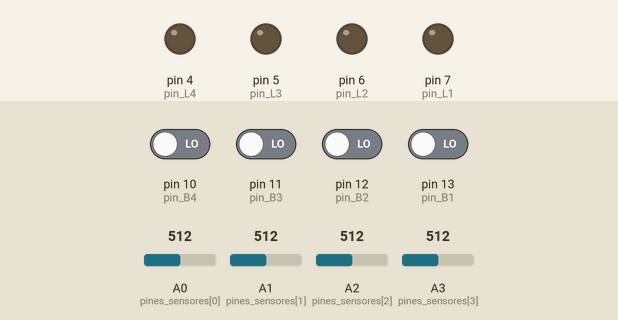
Simulated run of this sketch. Board: Arduino Uno, built with avr-gcc and run on an emulated ATmega328P. Parts: output pins drawn as LEDs (lit = HIGH). The test bench sets the inputs (shaded band); at power-on: pin 10 (pin_B4), pin 11 (pin_B3), pin 12 (pin_B2), pin 13 (pin_B1) LOW, A0 (pines_sensores[0]) = 512, A1 (pines_sensores[1]) = 512, A2 (pines_sensores[2]) = 512, A3 (pines_sensores[3]) = 512. What the sketch prints to the serial monitor is not drawn.

Above: at 1.2 s.
1.3 s: pin 10 (pin_B4) driven HIGH
At 2.3 s:
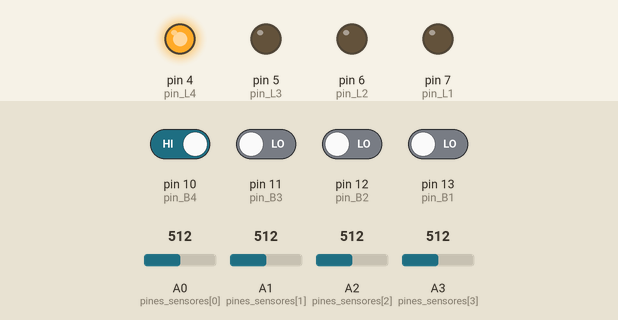
2.8 s: pin 11 (pin_B3) driven HIGH
At 3.5 s:
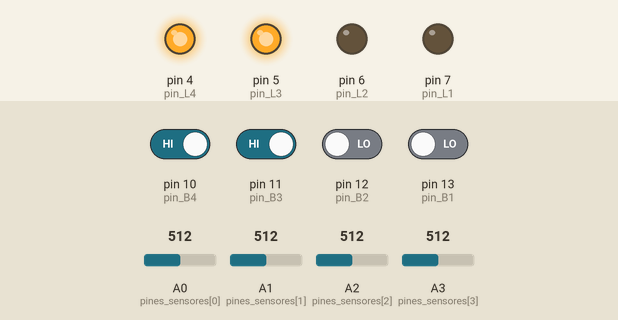
4.3 s: pin 12 (pin_B2) driven HIGH
At 4.6 s:
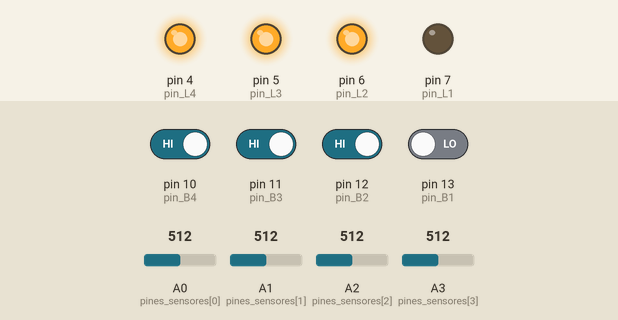
5.8 s: pin 13 (pin_B1) driven HIGH
At 6.9 s:
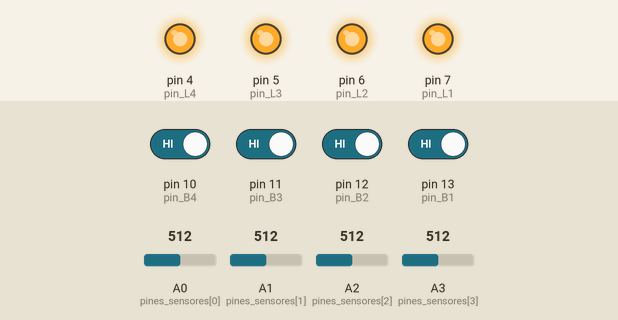
7.3 s: pin 10 (pin_B4) driven LOW
At 8.1 s:
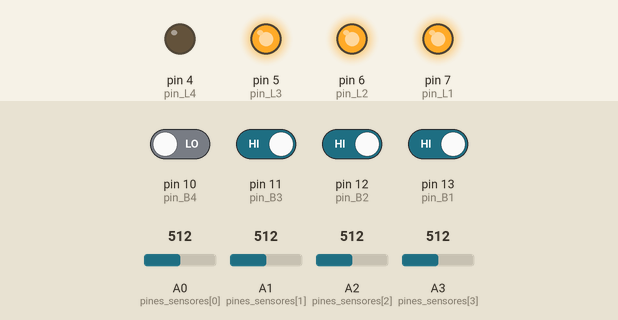
8.8 s: pin 11 (pin_B3) driven LOW
At 9.2 s:
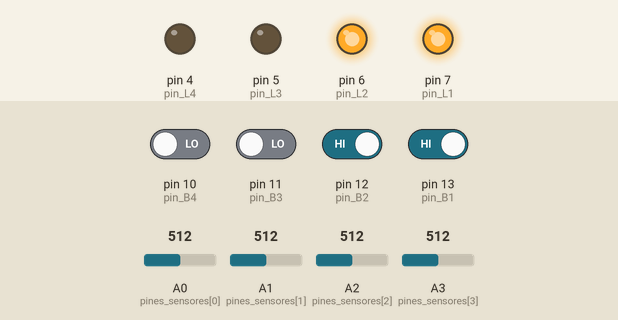
Timing chart, 0 to 11.3 s (numbered marks = the images above; inputs shaded):
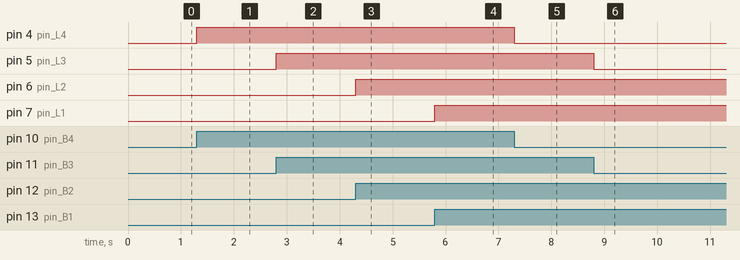

The sketch:

02_sensores_punteros.ino
```cpp
#define pin_B1 13
#define pin_B2 12
#define pin_B3 11
#define pin_B4 10

#define pin_L1 7
#define pin_L2 6
#define pin_L3 5
#define pin_L4 4

int pines_sensores[4] = { A0, A1, A2, A3 };

String habitaciones[4] = { "Cocina", "Living", "Dor1", "Dor2" };
char estado_luces[5] = "0000";
float temperaturas[4] = { 0, 0, 0, 0 };

void leer_estados() {
  char *ptr = estado_luces;

  *ptr = digitalRead(pin_B1) + '0';
  *(ptr + 1) = digitalRead(pin_B2) + '0';
  *(ptr + 2) = digitalRead(pin_B3) + '0';
  *(ptr + 3) = digitalRead(pin_B4) + '0';
}

void activar_luces() {
  char *ptr = estado_luces;

  digitalWrite(pin_L1, (*ptr == '1'));
  digitalWrite(pin_L2, (*(ptr + 1) == '1'));
  digitalWrite(pin_L3, (*(ptr + 2) == '1'));
  digitalWrite(pin_L4, (*(ptr + 3) == '1'));
}

void leer_sensores() {
  float *ptr = temperaturas;
  for (int i = 0; i <= 3; i++) {
    *(ptr + i) = ((analogRead(pines_sensores[i]) * 5000.0) / 1023) / 10;
    Serial.print("Temperatura de ");
    Serial.print(habitaciones[i]);
    Serial.print(": ");
    Serial.print(*(ptr + i));
    Serial.println(" C");
  }
}

void setup() {
  pinMode(pin_B1, INPUT);
  pinMode(pin_B2, INPUT);
  pinMode(pin_B3, INPUT);
  pinMode(pin_B4, INPUT);

  pinMode(pin_L1, OUTPUT);
  pinMode(pin_L2, OUTPUT);
  pinMode(pin_L3, OUTPUT);
  pinMode(pin_L4, OUTPUT);

  Serial.begin(9600);
}

void loop() {
  leer_estados();
  activar_luces();
  if (millis() % 10000 == 0) leer_sensores();
}
```

Measured:
- after the input at 1.3 s, pin 4 (pin_L4): LOW → HIGH at once
- after the input at 2.8 s, pin 5 (pin_L3): LOW → HIGH at once
- after the input at 4.3 s, pin 6 (pin_L2): LOW → HIGH at once
- after the input at 5.8 s, pin 7 (pin_L1): LOW → HIGH at once
- after the input at 7.3 s, pin 4 (pin_L4): HIGH → LOW at once
- after the input at 8.8 s, pin 5 (pin_L3): HIGH → LOW at once
